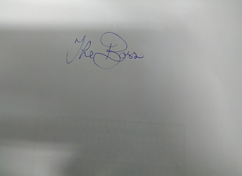
%> input picture Boss.bmp, 242 x 176 px, shrunk from 627 x 454 before the run
$ octave --eval "master_forgery;"   (GNU Octave 9; MATLAB toolbox functions it lacks are replaced by stand-ins)
%> lines starting %> are read from the running program, lines starting %| are printed output that depends on the picture; in (x1, y1, x2, y2) boxes, pixels count from 0 and x2, y2 are one past the last pixel; in counts of white or black regions, pixels touching at a corner belong together; the program's own positions count from 1
%-------------------------------------------------------------------------
% ========================
% Master Forgery
% ========================
%
% Copyright (C): Yumin Chen  D16123341
%
% 04/Feb/2017
%
% Introduction
% ------------------------
% This is an assignment from Image Processing module. The purpose of this
% program is to clean and extract a signature from a natural image. To
% fully process the image, this program might take up to a few minutes.
% -------------------------------------------------------------------------

function master_forgery
% This is a hack that allows function definition in a script, this is used
% so the code could be used for different images -- Boss.bmp and Trump.jpg

% Clear and clean enviroment
clc;        % Clear command line
clear all;  % Clear all variables
close all;  % Close all sub-windows

fprintf('This program might take up to a few minutes to run, please wait.')

% Process the Boss.bmp image
bossResult = processImage('Boss.bmp');
figure, imshow(bossResult), title('The Boss.bmp Image');

% Process the Trump.jpg image
TrumpResult = processImage('Trump.jpg');
figure, imshow(TrumpResult), title('The Trump.jpg Image');

% If you have other image to try, put it here...

end

function output = processImage(fileName)
%> called with fileName = 'Boss.bmp'
% Process the natural image and extract the signature and return it

% Read image
image = im2double(imread(fileName));
grayImage = rgb2gray(image);

% Stretch contrast
contrastStretched = stretchContrast(image);

% Apply the Gaussian filter
gauss = [1 4 1;
         4 7 4;
         1 4 1]/27; % The Gaussian filter weighted sum matrix
filteredImage = filter(contrastStretched, gauss);

% Thresholding
thresholdedImage = thresholding(filteredImage, grayImage);

% Cropping
croppedImage = cropping(thresholdedImage);

% Stretch contrast again to pop out the colors more
output = stretchContrast(croppedImage);

end


% ------------------------
% Stretch contrast
% ------------------------
function output = stretchContrast(image)
% Stretch the contrast of an image
gMin = min(image(image > 0));
%> gMin = 0.247
gMax = max(image(image < 1));
%> gMax = 0.91
output = (image - gMin) / (gMax - gMin);
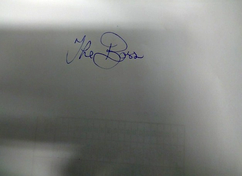
%> output: size 176x242x3 double; mean R, G, B 0.5, 0.508, 0.495
end


% ------------------------
% Filter
% ------------------------
function output = filter(image, f)
[height, width, ~] = size(image);
%> height = 176; width = 242
output = image;
for x = 2:width - 1
    for y = 2: height - 1
        for i = 1:3
            % Dot multiply the "cookie" area by the filter matrix
            filteredArea = image(y-1:y+1, x-1:x+1, i) .* f;
            % Apply the sum to current position
            output(y, x, i) = sum(filteredArea(:));
        end
    end
end
end

% ------------------------
% Thresholding
% ------------------------
function output = thresholding(image, grayImage)
[height, width, ~] = size(image);
globalThreshold = mean(image(:)) + std(image(:));
%> globalThreshold = 0.683
binaryImage = grayImage < globalThreshold;
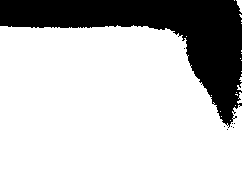
%> binaryImage: size 176x242 logical; 75.3% white; 8 black regions (7 under 20 px), largest, box (x1, y1, x2, y2) and area: (0, 0, 242, 128) 10516
% Adaptive thresholding
output = image;
half = 3;
% Loop through the image to apply threshold to each pixel
for x = half + 1:width - half
    for y = half + 1: height - half
        % Global thresholding
        if ~binaryImage(y, x)
            % White out the pixel and skip to the next pixel
            output(y, x, :) = 1;
            continue
        end
        area = image(y-half:y+half, x-half:x+half, :);
        % Adaptive thresholding
        threshold = mean(area(:)) - 7/256;
        if mean(image(y, x, :)) > threshold
            % White out the pixel if larger than threshold
            output(y, x, :) = 1;
        end
    end
end
end

% ------------------------
% Cropping
% ------------------------
function output = cropping(image)
[height, width, ~] = size(image);
half = 3;
% Convert to grayImage and reverse to a black and white binary image
binaryImage = rgb2gray(image(half + 1: height - half, ...
    half + 1:width - half, :)) ~= 1;
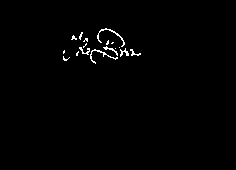
%> binaryImage: size 170x236 logical; 0.94% white in thin lines or dots, all inside (x1, y1, x2, y2) = (63, 28, 141, 64)
% Find the non-zero positions
[rows, columns] = find(binaryImage);
%> rows = 377 values from 29 to 64; columns = 377 values from 64 to 141
% Analyze data using statistics
rowsStd = std(rows);
%> rowsStd = 8.68
rowsMedian = median(rows);
%> rowsMedian = 50
colsStd = std(columns);
%> colsStd = 19.3
colsMedian = median(columns);
%> colsMedian = 104
% Using statistics three-sigma rule to get 99.73% of data
sTop = max(round(rowsMedian - rowsStd * 3), 1);
%> sTop = 24
sBottom = min(round(rowsMedian + rowsStd * 3), height);
%> sBottom = 76
sLeft = max(round(colsMedian - colsStd * 3), 1);
%> sLeft = 46
sRight = min(round(colsMedian + colsStd * 3), width);
%> sRight = 162
% Return the final result
output = image(sTop:sBottom, sLeft:sRight, :);
%> output: size 53x117x3 double
end
%> call 2 of processImage, with fileName = 'Trump.jpg'
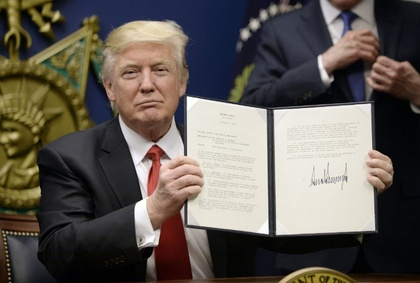
%> input picture Trump.jpg, 420 x 283 px, shrunk from 1086 x 731 before the run
%> in processImage (call 2), `grayImage = rgb2gray(image);`:
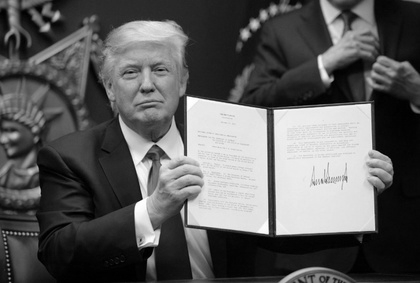
%> grayImage: size 283x420 double; min 0, max 1, mean 0.362
%> in thresholding (call 2), `binaryImage = grayImage < globalThreshold;`: binaryImage: size 283x420 logical; 77% white; 48 black regions (34 under 20 px), largest, box (x1, y1, x2, y2) and area: (274, 104, 392, 235) 12311, (156, 96, 269, 234) 10838, (119, 116, 160, 246) 1599
%> in cropping (call 2), `binaryImage = rgb2gray(image(half + 1: height - half, half + 1:width -..`:
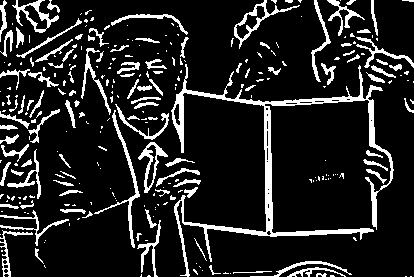
%> binaryImage: size 277x414 logical; 13.7% white; 281 white regions (175 under 20 px), largest, box (x1, y1, x2, y2) and area: (171, 64, 394, 277) 4233, (94, 110, 140, 248) 551, (234, 0, 300, 49) 445
%> in cropping (call 2), `[rows, columns] = find(binaryImage);`: rows = 15692 values from 1 to 277; columns = 15692 values from 1 to 414
%> in cropping (call 2), `rowsStd = std(rows);`: rowsStd = 77.85
%> in cropping (call 2), `rowsMedian = median(rows);`: rowsMedian = 117
%> in cropping (call 2), `colsStd = std(columns);`: colsStd = 123
%> in cropping (call 2), `colsMedian = median(columns);`: colsMedian = 177
%> in cropping (call 2), `sTop = max(round(rowsMedian - rowsStd * 3), 1);`: sTop = 1
%> in cropping (call 2), `sBottom = min(round(rowsMedian + rowsStd * 3), height);`: sBottom = 283
%> in cropping (call 2), `sLeft = max(round(colsMedian - colsStd * 3), 1);`: sLeft = 1
%> in cropping (call 2), `sRight = min(round(colsMedian + colsStd * 3), width);`: sRight = 420
%> in master_forgery, `imshow(TrumpResult)`:
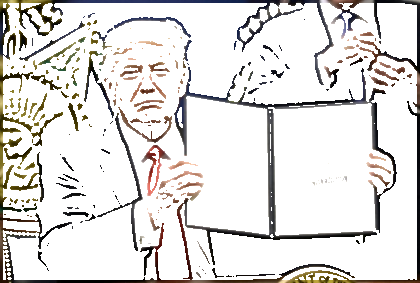
%> displayed picture: size 283x420x3, on the screen's scale of 0 to 255; mean R, G, B 225, 223, 221.1
